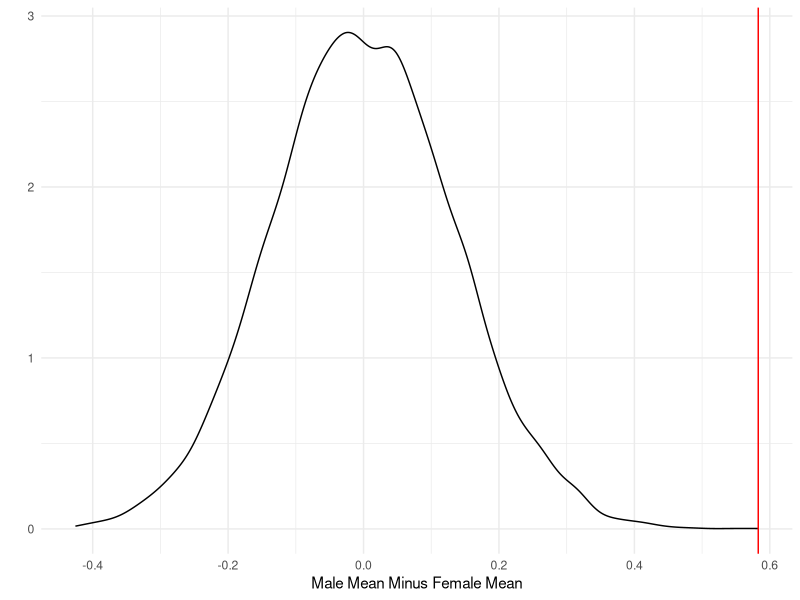

This figure's R source:
## ---- chunk 1
knitr::opts_chunk$set(echo = TRUE)

library(tidyverse)
## ---- chunk 2

d <- read_tsv("satisfaction_survey.txt")

## ---- chunk 3
d %>% 
  group_by(assigned_sex) %>% 
  summarize(`Mean Satisfaction` = mean(satisfaction),
            `SD Satisfaction` = sd(satisfaction),
            N = n()) %>% 
  rename(Gender = assigned_sex) %>% 
  arrange(`Mean Satisfaction`) %>% 
  knitr::kable(digits=2)

## ---- chunk 4
# Using "cache=T" means that the simulation is only run once and then stored. 
# This is convenient for long-running calculations, but you should turn it off
# if you make changes to the code and need the block to be re-run.

get.assigned.sex.diff <- function(x){
  male.score <- mean(x$satisfaction[x$assigned_sex=="male"])
  female.score <- mean(x$satisfaction[x$assigned_sex=="female"])
  return(male.score - female.score)
}

actual.value <- get.assigned.sex.diff(d) 

n.sim <- 9999

results <- tibble(statistic = c(actual.value,
                                rep(NA,n.sim)))
new.d <- d %>% 
  select(assigned_sex,satisfaction)

for(i in 2:nrow(results)){
  new.d$assigned_sex <- sample(new.d$assigned_sex)
  results$statistic[i] <- get.assigned.sex.diff(new.d)
}

ggplot(results,
       aes(x=statistic)) + 
  geom_density() + 
  geom_vline(xintercept=actual.value,color="red") + 
  theme_minimal() + 
  labs(x="Male Mean Minus Female Mean",
       y="")

## ---- chunk 5

# to get you started, here's the initial proportion
d %>% 
  mutate(satisfied = if_else(satisfaction %in% c(5,6,7), 1, 0)) %>% 
  group_by(assigned_sex) %>% 
  summarize(`Portion Satisfied` = mean(satisfied)) %>% 
  rename(Gender = assigned_sex) %>% # make the column header nice
  knitr::kable(digits = 2)

# Your code here

## ---- chunk 6

# Your code here

## ---- chunk 7

# Your code here

